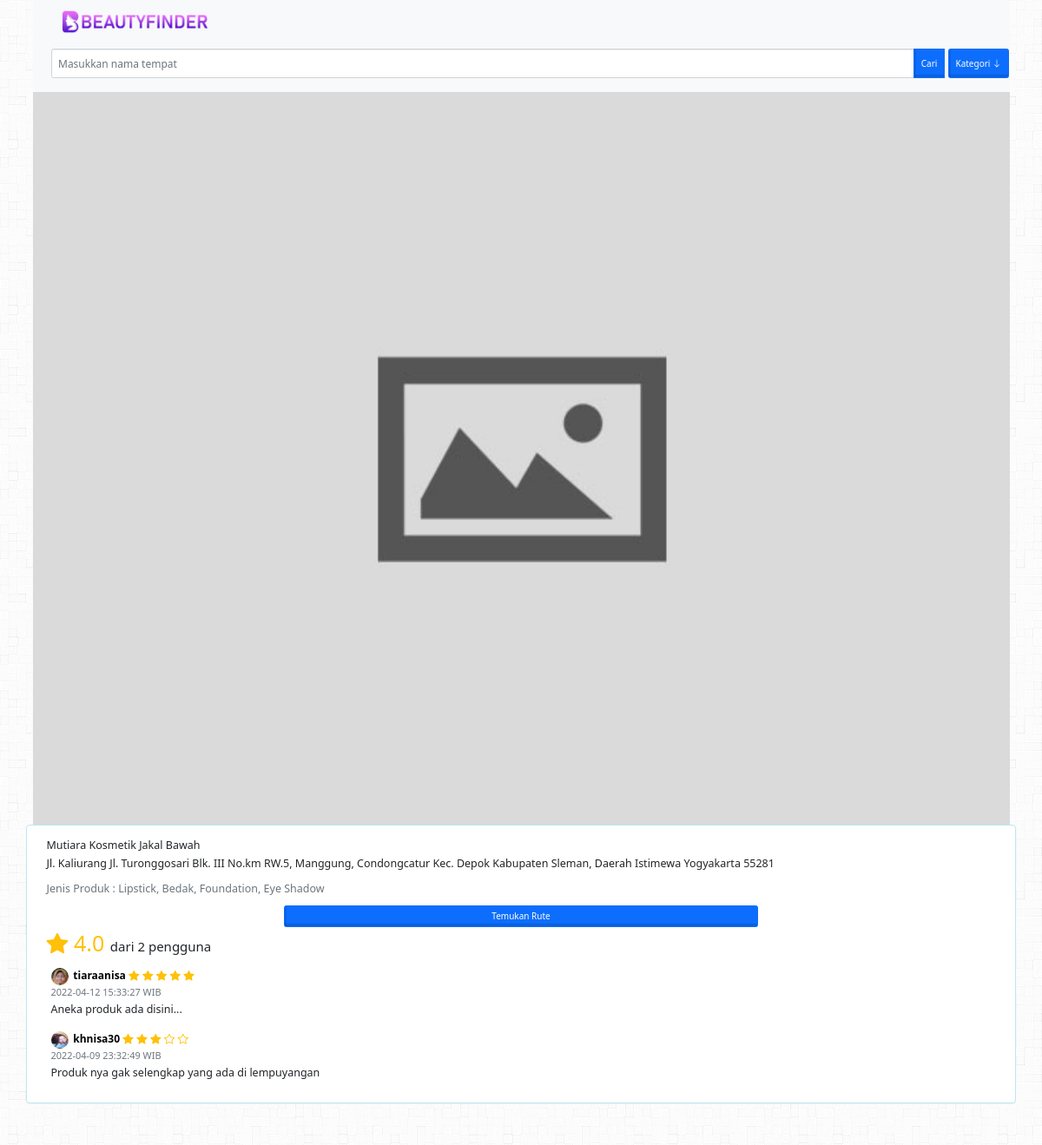
/place.php?id=9 (signed in), run on the app's committed database.
### tables this page shows
CREATE TABLE `toko` (
  `id` int(11) NOT NULL AUTO_INCREMENT,
  `nama_toko` varchar(255) NOT NULL,
  `id_kategori` int(11) NOT NULL,
  `img` text DEFAULT NULL,
  `alamat` text NOT NULL,
  `latitude` varchar(50) NOT NULL,
  `longitude` varchar(50) NOT NULL,
  `username` varchar(100) NOT NULL,
  `verifikasi` enum('Ya','Tidak') NOT NULL,
  PRIMARY KEY (`id`)
);

CREATE TABLE `kategori` (
  `id_kategori` int(11) NOT NULL AUTO_INCREMENT,
  `nama_kategori` varchar(100) NOT NULL,
  `simbol` text DEFAULT NULL,
  PRIMARY KEY (`id_kategori`)
);

CREATE TABLE `ulasan` (
  `id` varchar(100) NOT NULL,
  `id_toko` int(11) NOT NULL,
  `rating` int(11) NOT NULL,
  `username` varchar(100) NOT NULL,
  `ulasan` text NOT NULL,
  `waktu` datetime DEFAULT NULL,
  PRIMARY KEY (`id`)
);

CREATE TABLE `user` (
  `username` varchar(100) NOT NULL,
  `password` varchar(100) NOT NULL,
  `nama_lengkap` text NOT NULL,
  `img` text DEFAULT NULL,
  `akses` enum('Admin','User') DEFAULT NULL,
  PRIMARY KEY (`username`)
);

### place.php (the view, shortened to what this page needs)
<?php
include "koneksi.php";
include_once "header.php";
include_once "navbar.php"; ?>
<form method="POST">
    <div class="row">
        <?php
        $id = $_GET['id'];
        $data_toko = mysqli_query(
            $conn,
            "SELECT toko.id,nama_toko,alamat,latitude,longitude,img,nama_kategori
              FROM toko INNER JOIN kategori ON toko.id_kategori = kategori.id_kategori WHERE toko.id = $id"
        );
        $data = mysqli_fetch_array($data_toko);
        $idtoko = $data['id'];
        if ($data['nama_kategori'] == "Kosmetik") {
            $produk = "Lipstick, Bedak, Foundation, Eye Shadow";
        }
        ?>
        <div class="col-md-12">
            <div>
                <img src="img/toko/<?php echo $data['img']; ?>" width="100%">
            </div>
        </div>
        <div class="panel panel-info">
            <div class="panel-body">
                <div class="fs-5">
                    <h5><?php echo $data['nama_toko']; ?></h5>
                    <p>
                        <?php echo $data['alamat']; ?>
                    </p>
                    <p class="text-secondary">
                        Jenis Produk : <?php echo $produk; ?>
                    </p>
                    <center>
                        <a class="btn btn-primary text-center w-50" href="routes.php?search=&&destination=<?php echo $data['latitude']; ?>,<?php echo $data['longitude']; ?>">Temukan Rute</a>
                    </center>
                </div>
                <?php
                $rating = mysqli_query($conn, "SELECT ROUND(AVG(rating),1) AS rating,COUNT(id) AS jmlRating FROM ulasan WHERE id_toko = '$idtoko'");
                $datarating = mysqli_fetch_array($rating);
                if ($datarating['rating'] > 0) {
                ?>
                    <span class="fs-1 text-warning mb-2"><i class="bi bi-star-fill"></i> <?php echo $datarating['rating']; ?> </span><span class="fs-4"> dari <?php echo $datarating['jmlRating']; ?> pengguna</span>
                <?php
                }
                ?>
    <?php
    $dataulasan = mysqli_query($conn, "SELECT * FROM ulasan WHERE id_toko = '$idtoko' ORDER BY waktu DESC");
    while ($ulas = mysqli_fetch_array($dataulasan)) {
        $dataUser = $ulas['username'];
        $dataUserulasan = mysqli_query($conn, "SELECT img FROM user WHERE username = '$dataUser'");
        $ulasUser = mysqli_fetch_array($dataUserulasan);
        if ($ulasUser['img'] != NULL) {
            $gambarUser = $ulasUser['img'];
        } else {
            $gambarUser = 'default.png';
        }
    ?>
        <div class="mt-2 mb-2 p-2 fs-5">
            <img class="rounded-circle me-1" src="img/user/<?php echo $gambarUser; ?>" width="20px" height="20px" id="image-preview">
            <a href="people.php?id=<?php echo $ulas['username']; ?>" id="people"><strong><?php echo $ulas['username']; ?></strong></a>
            <?php
            for ($i = 1; $i <= 5; $i++) {
                if ($i <= $ulas['rating']) {
            ?>
                    <i class="bi bi-star-fill text-warning"></i>
                <?php
                } else {
                ?>
                    <i class="bi bi-star text-warning"></i>
                <?php
                }
                ?>
            <?php
            }
            ?>
            <br>
            <small class="text-muted float-start"><?php echo $ulas['waktu']; ?> WIB</small>
            <br>
            <?php echo $ulas['ulasan']; ?>
        </div>
    <?php
    }
    ?>
        </div>
</form>
</div>

### css/style.css (style rules this page uses)
body { background: url("../img/background.png"); font-family: sistem; }
.btn { border: 0; border-bottom: 0; border-left: 0; font-weight: '900'; box-shadow: inset 0 -3.2px rgba(0, 0, 0, 0.12), inset 2px 0 rgba(0, 0, 0, 0.1); outline: none; -webkit-outline: none; -o-outline: none; -moz-outline: none; }

### header.php (style rules this page uses)
body, button, a, .form-control { font-size: 12px; }
#people { text-decoration: none; color: black; }

### data on the page
toko: img (placeholder picture), nama_toko "Mutiara Kosmetik Jakal Bawah", alamat "Jl. Kaliurang Jl. Turonggosari Blk. III No.km RW.5, Manggung, Condongcatur Kec. Depok Kabupaten Sleman, Daerah Istimewa Yogyakarta 55281", id_kategori.nama_kategori "Lipstick, Bedak, Foundation, Eye Shadow"
ulasan: user.img (picture), username "tiaraanisa", rating 5 (drawn), waktu "2022-04-12 15:33:27", ulasan "Aneka produk ada disini..."
ulasan: user.img (picture), username "khnisa30", rating 3 (drawn), waktu "2022-04-09 23:32:49", ulasan "Produk nya gak selengkap yang ada di lempuyangan"

### other printed values
$datarating['rating'] "4.0"
$datarating['jmlRating'] "2"
